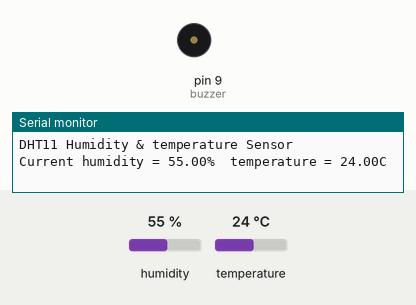
Bench run of a sketch on a simulated Arduino Uno, built with avr-gcc and run on an emulated ATmega328P. Shown: buzzer (waves = sounding), the last lines printed to the serial monitor. The test bench sets the inputs (shaded band); at power-on: temperature 24 °C, humidity 55 %.

Above: at 2.7 s.
2.8 s: temperature set to 21 °C
8.8 s: temperature set to 18 °C
At 12.3 s:
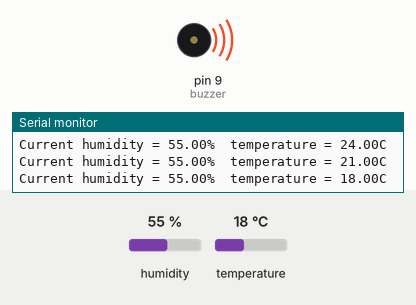
Timing chart, 0 to 22.1 s (numbered marks = the images above; inputs shaded):
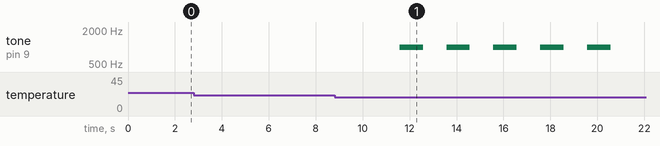

The sketch:

ArduinoCode.ino
```cpp
#include "dht.h"
#define dht_apin A0 // Analog Pin sensor is connected to

const int buzzer = 9; //buzzer to arduino pin 9
bool ring = false;
int counter = 0;
dht DHT;

void setup(){
  pinMode(buzzer, OUTPUT); // Set buzzer - pin 9 as an output
  Serial.begin(9600);
  delay(500);//Delay to let system boot
  Serial.println("DHT11 Humidity & temperature Sensor\n\n");
  delay(1000);//Wait before accessing Sensor

}//end "setup()"

void loop(){
  //Start of Program

    DHT.read11(dht_apin);

    Serial.print("Current humidity = ");
    Serial.print(DHT.humidity);
    Serial.print("%  ");
    Serial.print("temperature = ");
    Serial.print(DHT.temperature);
    Serial.println("C  ");
    if(DHT.temperature < 20.0){
       while(counter <= 4){
          tone(buzzer, 1000); // Send 1KHz sound signal...
          delay(1000);        // ...for 1 sec
          noTone(buzzer);     // Stop sound...
          delay(1000);        // ...for 1sec
          counter = counter + 1;
       }
    }

    delay(5000);//Wait 5 seconds before accessing sensor again.

  //Fastest should be once every two seconds.

}// end loop()
```

Measured:
- the behaviour switches between 20 and 19 °C on temperature (found by bisection; images 0 and 1)
- after the input at 8.8 s, tone on pin 9 (buzzer): alternates 1000 Hz for 1.0 s and silent for 1.0 s, 10 changes in all, then stays silent, starting after 2.8 s
